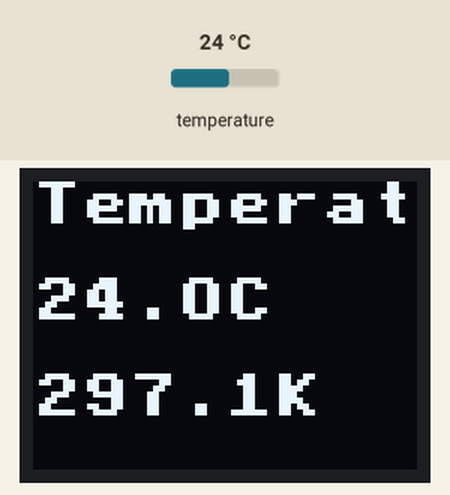
The sketch below on a simulated ESP32. Shown: 64×48 one-colour display. The inputs (shaded band) are chosen by the test bench; at power-on: temperature 24 °C. What the sketch prints to the serial monitor is not drawn.

Above: at 4.4 s.
4.5 s: temperature set to 12 °C
At 6.9 s:
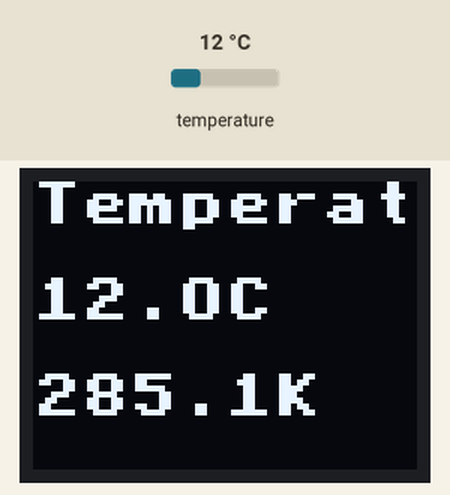
12.1 s: temperature set to 19 °C
At 16.2 s:
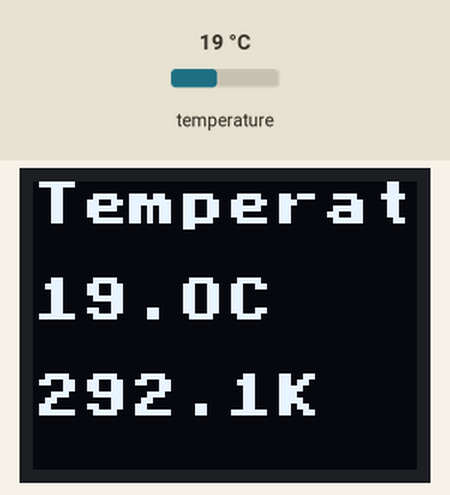
19.2 s: temperature set to 28 °C
At 21.6 s:
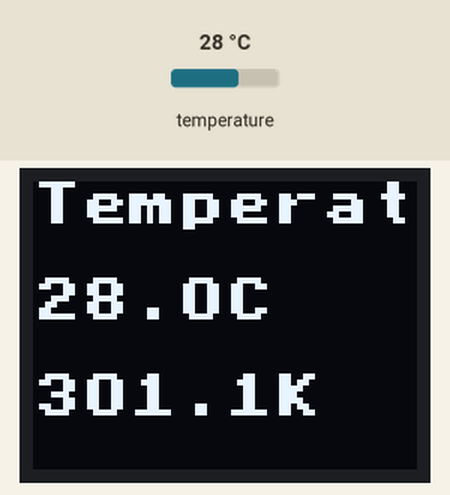
Timing chart, 0 to 23.1 s (numbered marks = the images above; inputs shaded):
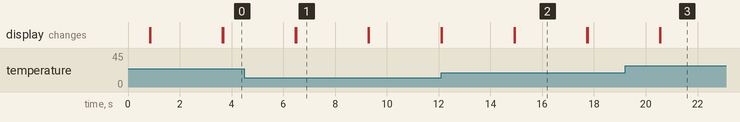

Measured:
- after the input at 12.1 s, the display: first differs from a run without the input after 2.8 s (image 2)
- after the input at 19.2 s, the display: first differs from a run without the input after 1.4 s (image 3)
- what the display in image 1 shows lasts 2.8 s, from 6.5 s to 9.3 s

The sketch:

DS18B20_ESP32_0.66-OLED_cloudfree.ino
```cpp
#include <U8x8lib.h>
#include <OneWire.h>
#include <Wire.h>
#include <DallasTemperature.h>

// Initialize the U8x8 library for SSD1306 64x48 OLED display using I2C
U8X8_SSD1306_64X48_ER_HW_I2C u8x8(/* reset=*/ U8X8_PIN_NONE, /* clock=*/ SCL, /* data=*/ SDA);  // Hardcode GPIO 8 for SDA and GPIO 10 for SCL

// DS18B20 Temperature Sensor Pin
#define ONE_WIRE_PIN 17  // Use GPIO4 for DS18B20 (you can change this as needed)
OneWire oneWire(ONE_WIRE_PIN);
DallasTemperature sensors(&oneWire);

void setup() {
  Serial.begin(115200);


  // Initialize the display
  u8x8.begin();

  // Set the font to a bold font, readable on small displays
  u8x8.setFont(u8x8_font_victoriabold8_r);

  // Start the DS18B20 sensor
  sensors.begin();
}

void loop() {
  // Request temperature from DS18B20 sensor
  sensors.requestTemperatures();
  float tempC = sensors.getTempCByIndex(0);  // Get temperature in Celsius
  float tempK = tempC + 273.15;              // Convert Celsius to Kelvin

  // Check if the sensor is returning valid data
  if (tempC == DEVICE_DISCONNECTED_C) {
    Serial.println("Error: Could not read temperature data");
    return;
  }

  // Clear the display
  u8x8.clearDisplay();

  // Display temperature in Celsius
  u8x8.setCursor(0, 0);
  u8x8.print("Temperature:");
  u8x8.setCursor(0, 2);
  u8x8.print(tempC, 1);  // Print Celsius with 1 decimal
  u8x8.print("C");

  // Display temperature in Kelvin
  u8x8.setCursor(0, 4);
  u8x8.print(tempK, 1);  // Print Kelvin with 1 decimal
  u8x8.print("K");

  // Print to Serial for debugging
  Serial.print("Celsius: ");
  Serial.println(tempC);
  Serial.print("Kelvin: ");
  Serial.println(tempK);

  // Wait 2 seconds before the next update
  delay(2000);
}
```
